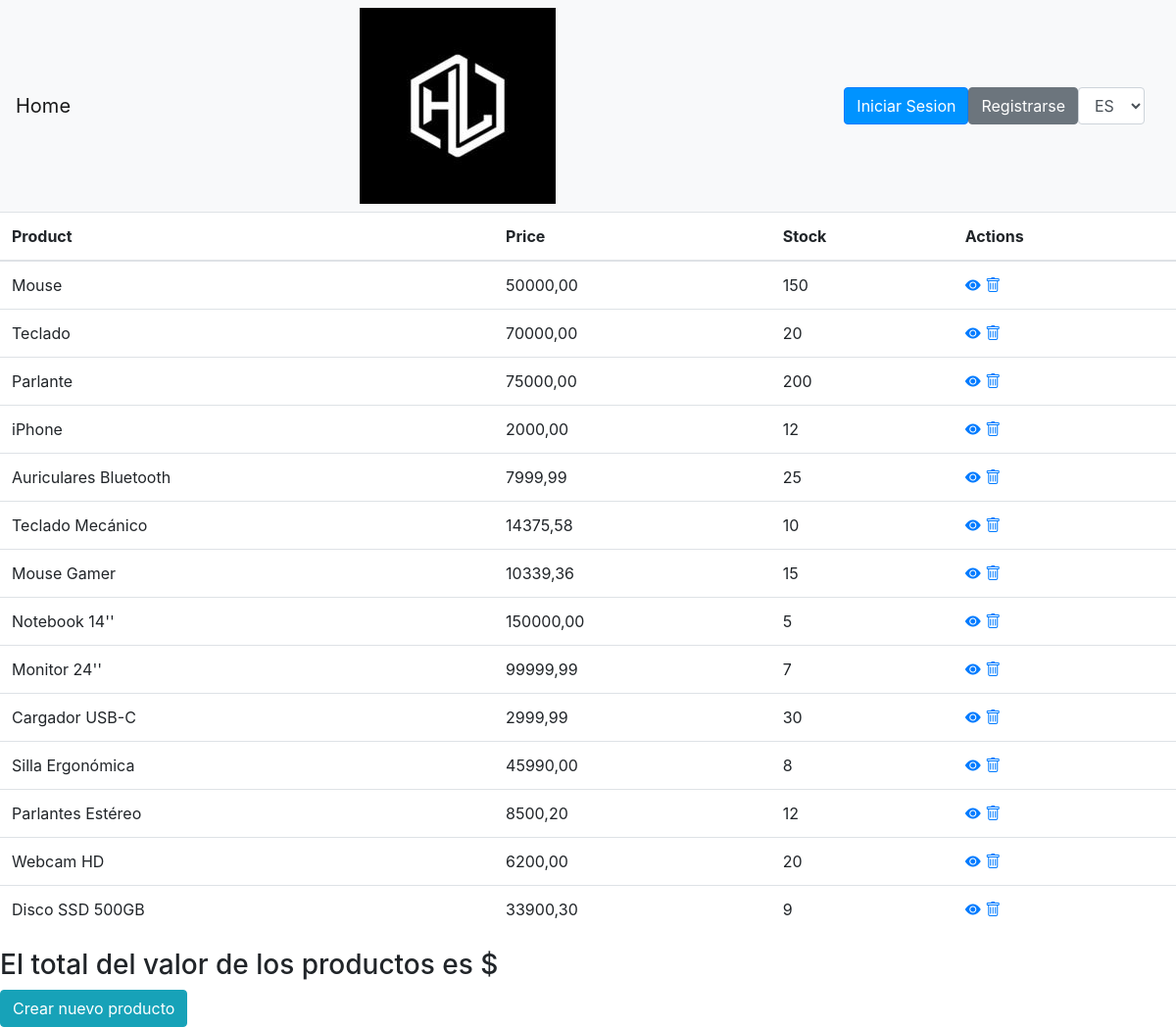
Before: /products/product_list/ with the older database file.
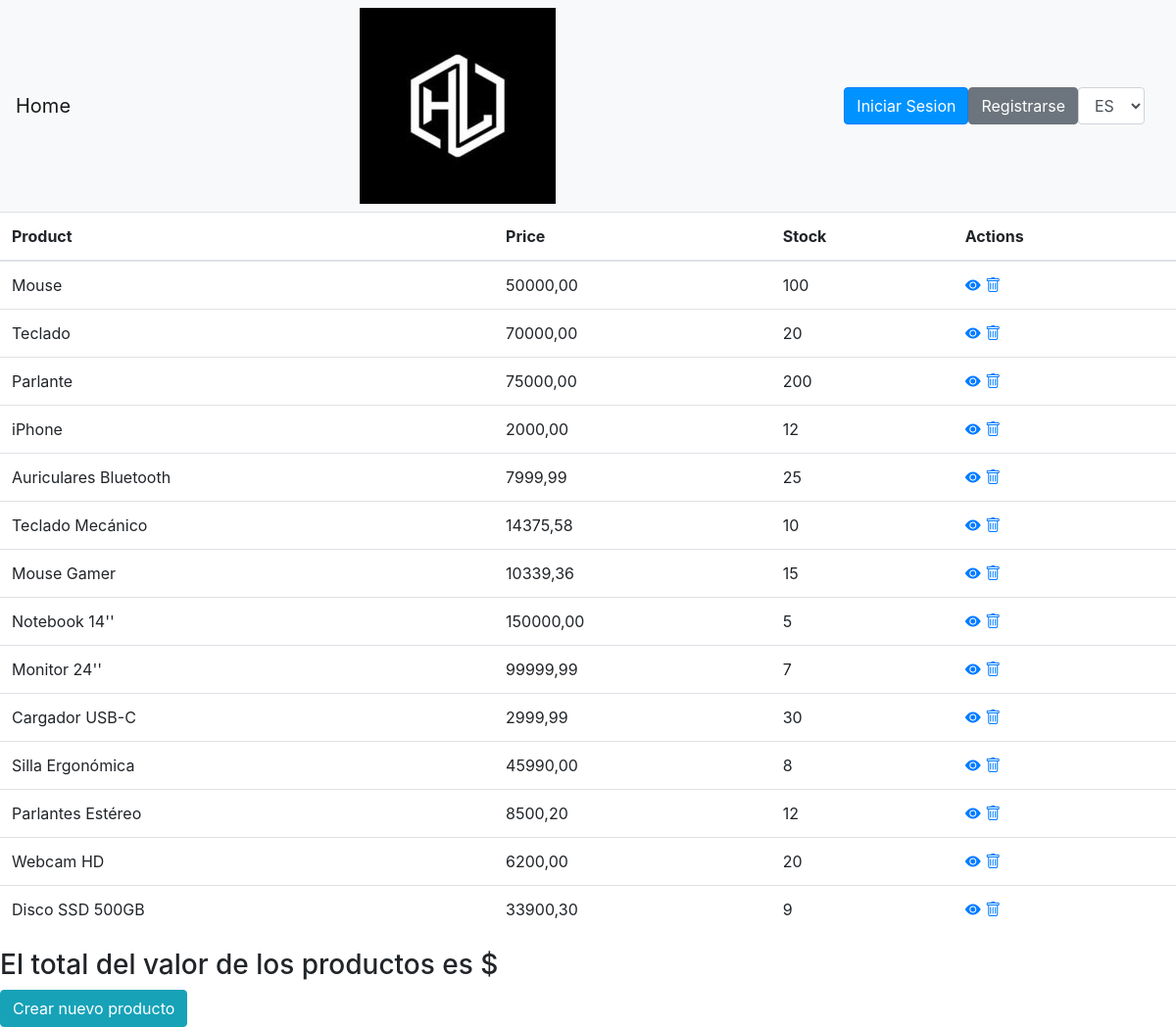
After: the same page with the newer database file.
### products/models.py (models this page shows, shortened)
class Product(models.Model):
    name = models.CharField(_("Product name"), max_length=255)
    price = models.DecimalField(_("Price"),max_digits=10, decimal_places=2)
    stock = models.IntegerField()
    image = models.ImageField(upload_to='products/', blank=True, null=True)
    category = models.ForeignKey(
        Category,
        on_delete=models.SET_NULL,
        related_name='products',
        null=True,
        blank=True,
    )

### products/views.py (the view)
class ProductList(ListView):
    model = Product # Product.objects.all()
    template_name = 'products/list.html'
    context_object_name = 'products'

### itec2025/context_processors.py (called while the page is built)
def get_time_data(request):
    return {
        'current_year': date.today().year,
        'current_date': date.today()
    }

### products/templates/products/list.html (shortened to what this page needs)
{% extends 'base.html' %}
{% load i18n %}
{% block content %}
<table class="table">
  <thead>
    <tr>
      <th>{% trans 'Product' %}</th>
      <th>{% trans 'Price' %}</th>
      <th>Stock</th>
      <th>Actions</th>
    </tr>
  </thead>
  <tbody>
      {% for product in products %}
        <tr>
          <td scope="row">{{ product.name }}</td>
          <td>{{ product.price }}</td>
          <td>{{ product.stock }}</td>
          <td>
            <a href="{% url 'product_detail' product.id %}"><i class="bi bi-eye-fill"></i></a>
            <a href="{% url 'product_delete' product.id %}"><i class="bi bi-trash"></i></a>
          </td>
        </tr>
      {% endfor %}
    </tbody>
  </table>
  <h3>El total del valor de los productos es ${{total_price}}</h3>
  <div class="row">
    <div class="col">
      <a href="{% url 'product_create' %}" class="btn btn-info">Crear nuevo producto</a>
    </div>
  </div>
{% endblock %}

Changed rows visible on the page:
changed Product "Mouse": stock "150" → "100"
